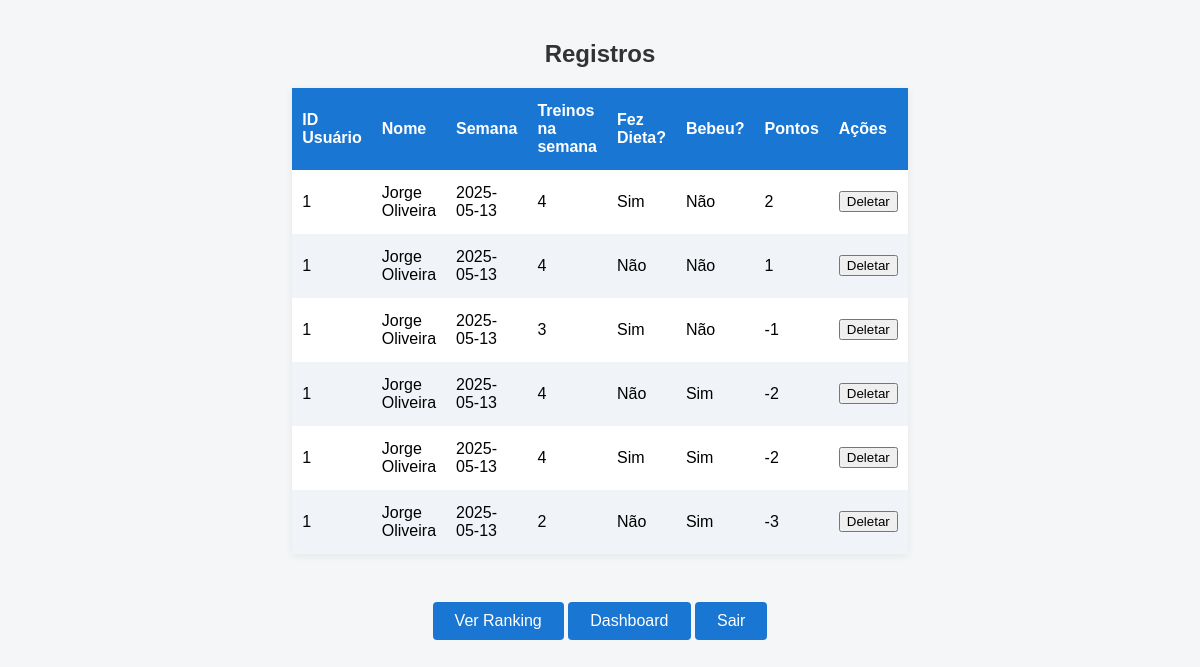
The app's page /registros (signed in) with its own data.
### tables this page shows
CREATE TABLE registros (
                    id INTEGER PRIMARY KEY AUTOINCREMENT,
                    usuario_id INTEGER,
                    semana TEXT,
                    treinou_qtd INTEGER,
                    fez_dieta INTEGER,
                    bebeu INTEGER,
                    pontos INTEGER,
                    FOREIGN KEY(usuario_id) REFERENCES usuarios(id));

CREATE TABLE usuarios (
                    id INTEGER PRIMARY KEY AUTOINCREMENT,
                    nome TEXT NOT NULL,
                    email TEXT UNIQUE NOT NULL,
                    senha TEXT NOT NULL);

### app.py (the view)
@app.route('/registros')
def registros():
    if 'usuario_id' not in session:
        return redirect(url_for('login'))
    conn = sqlite3.connect(DB_PATH)
    c = conn.cursor()
    c.execute("""
        SELECT r.id, r.usuario_id, u.nome, r.semana, r.treinou_qtd, r.fez_dieta, r.bebeu, r.pontos
        FROM registros r
        JOIN usuarios u ON r.usuario_id = u.id
        ORDER BY r.semana DESC
    """)
    registros = [
        {
            'id': row[0],
            'id_usuario': row[1],
            'nome_usuario': row[2],
            'semana': row[3],
            'qtd_treinos': row[4],
            'fez_dieta': bool(row[5]),
            'bebeu': bool(row[6]),
            'pontos': row[7]
        }
        for row in c.fetchall()
    ]
    conn.close()
    return render_template('registros.html', registros=registros, usuario_id=session['usuario_id'])

### app.py (called while the page is built)
def init_db():
    conn = sqlite3.connect(DB_PATH)
    c = conn.cursor()
    c.execute('''CREATE TABLE IF NOT EXISTS usuarios (
                    id INTEGER PRIMARY KEY AUTOINCREMENT,
                    nome TEXT NOT NULL,
                    email TEXT UNIQUE NOT NULL,
                    senha TEXT NOT NULL)''')
    c.execute('''CREATE TABLE IF NOT EXISTS registros (
                    id INTEGER PRIMARY KEY AUTOINCREMENT,
                    usuario_id INTEGER,
                    semana TEXT,
                    treinou_qtd INTEGER,
                    fez_dieta INTEGER,
                    bebeu INTEGER,
                    pontos INTEGER,
                    FOREIGN KEY(usuario_id) REFERENCES usuarios(id))''')
    conn.commit()
    conn.close()

@app.before_request
def setup():
    if not os.path.exists('banco.db'):
        init_db()

### templates/registros.html (shortened to what this page needs)
<!DOCTYPE html>
<html lang="pt-br">
<head>
</head>
<body>
    <h2>Registros</h2>
    {% if registros %}
    <table>
        <thead>
            <tr>
                <th>ID Usuário</th>
                <th>Nome</th>
                <th>Semana</th>
                <th>Treinos na semana</th>
                <th>Fez Dieta?</th>
                <th>Bebeu?</th>
                <th>Pontos</th>
                <th>Ações</th>
            </tr>
        </thead>
        <tbody>
            {% for registro in registros %}
            <tr>
                <td>{{ registro.id_usuario }}</td>
                <td>{{ registro.nome_usuario }}</td>
                <td>{{ registro.semana }}</td>
                <td>{{ registro.qtd_treinos }}</td>
                <td>{{ 'Sim' if registro.fez_dieta else 'Não' }}</td>
                <td>{{ 'Sim' if registro.bebeu else 'Não' }}</td>
                <td>{{ registro.pontos }}</td>
                <td>
                    {% if registro.id_usuario == usuario_id %}
                    <form method="POST" action="{{ url_for('deletar_registro', registro_id=registro.id) }}" style="display:inline;">
                        <button type="submit" onclick="return confirm('Tem certeza que deseja deletar este registro?');">Deletar</button>
                    </form>
                    {% else %}
                    <span style="color:#bbb;">-</span>
                    {% endif %}
                </td>
            </tr>
            {% endfor %}
        </tbody>
    </table>
    {% else %}
    <div class="empty">Nenhum registro encontrado.</div>
    {% endif %}
    <br>
  <div class="links">
    <a href="ranking">Ver Ranking</a>
    <a href="dashboard">Dashboard</a>
    <a href="logout">Sair</a>
  </div>
</body>
</html>

### templates/registros.html (style rules this page uses)
body { font-family: Arial, sans-serif; background: #f4f6f8; margin: 0; padding: 0; display: flex; flex-direction: column; align-items: center; min-height: 100vh; }
h2 { margin-top: 40px; color: #333; }
table { border-collapse: collapse; width: 90%; max-width: 600px; background: #fff; box-shadow: 0 2px 8px rgba(0,0,0,0.07); margin-bottom: 30px; }
th, td { padding: 14px 10px; text-align: left; }
th { background: #1976d2; color: #fff; font-weight: 600; }
tr:nth-child(even) { background: #f0f4f8; }
a { display: inline-block; padding: 10px 22px; background: #1976d2; color: #fff; text-decoration: none; border-radius: 4px; transition: background 0.2s; margin-bottom: 40px; }

### records on screen
registros: id_usuario "1", nome_usuario "Jorge Oliveira", semana "2025-05-13", qtd_treinos "4", fez_dieta "Sim", bebeu "Não", pontos "2"
registros: id_usuario "1", nome_usuario "Jorge Oliveira", semana "2025-05-13", qtd_treinos "4", fez_dieta "Não", bebeu "Não", pontos "1"
registros: id_usuario "1", nome_usuario "Jorge Oliveira", semana "2025-05-13", qtd_treinos "3", fez_dieta "Sim", bebeu "Não", pontos "-1"
registros: id_usuario "1", nome_usuario "Jorge Oliveira", semana "2025-05-13", qtd_treinos "4", fez_dieta "Não", bebeu "Sim", pontos "-2"
registros: id_usuario "1", nome_usuario "Jorge Oliveira", semana "2025-05-13", qtd_treinos "4", fez_dieta "Sim", bebeu "Sim", pontos "-2"
registros: id_usuario "1", nome_usuario "Jorge Oliveira", semana "2025-05-13", qtd_treinos "2", fez_dieta "Não", bebeu "Sim", pontos "-3"
